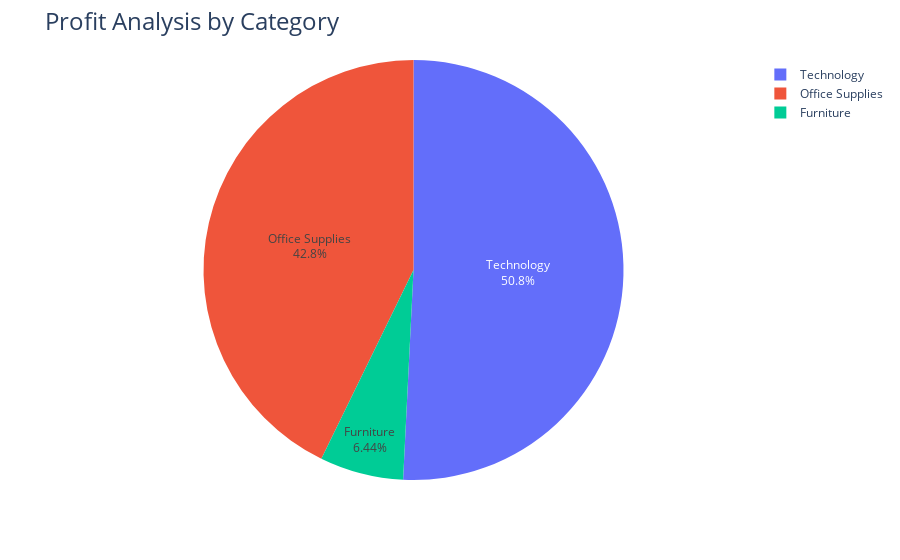

Notebook code for this chart:
### Code cell
fig=px.pie(profit_by_cat,
           values='Profit', 
           names='Category',    
           )
fig.update_traces(textposition='inside',textinfo='percent+label')
fig.update_layout(title_text='Profit Analysis by Category',title_font=dict(size=24))

### Figure 1 — Plotly figure (JSON) as saved in the notebook; plotly's stock layout.template omitted (floating-point values rounded to 4 significant figures)
{"data": [{"domain": {"x": [0, 1], "y": [0, 1]}, "hovertemplate": "Category=%{label}<br>Profit=%{value}<extra></extra>", "labels": ["Furniture", "Office Supplies", "Technology"], "legendgroup": "", "name": "", "showlegend": true, "textinfo": "percent+label", "textposition": "inside", "type": "pie", "values": [18450.0, 122500.0, 145500.0]}], "layout": {"autosize": true, "legend": {"tracegroupgap": 0}, "margin": {"t": 60}, "title": {"font": {"size": 24}, "text": "Profit Analysis by Category"}}}
